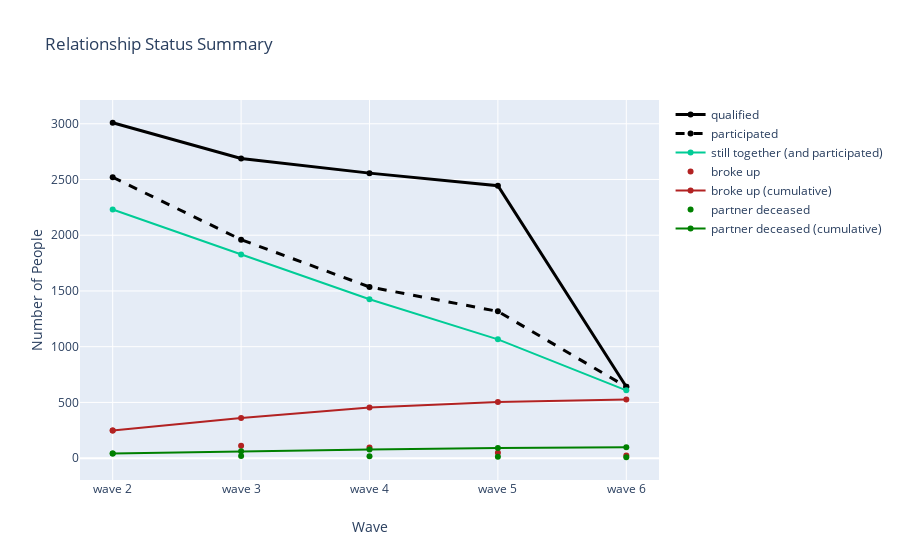

The code cell stored with this chart in its notebook:
### Code cell
fig = go.Figure()
fig.add_trace(go.Scatter(x=xaxis, y=qualified,
                    mode='lines+markers',
                    name='qualified',
                    line=dict(color='black', width=3)))
fig.add_trace(go.Scatter(x=xaxis, y=number_of_participants,
                    mode='lines+markers',
                    name='participated',
                    line=dict(color='black', width=3, 
                             dash = "dash")))
fig.add_trace(go.Scatter(x=xaxis, y=still_together,
                    mode='lines+markers',
                    name='still together (and participated)'))
fig.add_trace(go.Scatter(x=xaxis, y=broke_up,
                    mode='markers',
                    name='broke up',
                    line=dict(color='firebrick', width=2)))
fig.add_trace(go.Scatter(x=xaxis, y=broke_up_cumulative,
                    mode='lines+markers',
                    name='broke up (cumulative)',
                    line=dict(color='firebrick', width=2)))
fig.add_trace(go.Scatter(x=xaxis, y=partner_deceased,
                    mode='markers',
                    name='partner deceased',
                    line=dict(color='green', width=2)))
fig.add_trace(go.Scatter(x=xaxis, y=deceased_cumulative,
                    mode='lines+markers',
                    name='partner deceased (cumulative)',
                    line=dict(color='green', width=2)))
fig.update_layout(title='Relationship Status Summary',
                   xaxis_title='Wave',
                   yaxis_title='Number of People')
fig.show()

### Figure 1 — Plotly figure (JSON) as saved in the notebook; plotly's stock layout.template omitted (floating-point values rounded to 4 significant figures)
{"data": [{"line": {"color": "black", "width": 3}, "mode": "lines+markers", "name": "qualified", "type": "scatter", "x": ["wave 2", "wave 3", "wave 4", "wave 5", "wave 6"], "y": [3009, 2689, 2557, 2444, 640]}, {"line": {"color": "black", "dash": "dash", "width": 3}, "mode": "lines+markers", "name": "participated", "type": "scatter", "x": ["wave 2", "wave 3", "wave 4", "wave 5", "wave 6"], "y": [2520, 1960, 1536, 1317, 640]}, {"mode": "lines+markers", "name": "still together (and participated)", "type": "scatter", "x": ["wave 2", "wave 3", "wave 4", "wave 5", "wave 6"], "y": [2231, 1828, 1425, 1066, 608]}, {"line": {"color": "firebrick", "width": 2}, "mode": "markers", "name": "broke up", "type": "scatter", "x": ["wave 2", "wave 3", "wave 4", "wave 5", "wave 6"], "y": [248, 112, 95, 48, 24]}, {"line": {"color": "firebrick", "width": 2}, "mode": "lines+markers", "name": "broke up (cumulative)", "type": "scatter", "x": ["wave 2", "wave 3", "wave 4", "wave 5", "wave 6"], "y": [248, 360, 455, 503, 527]}, {"line": {"color": "green", "width": 2}, "mode": "markers", "name": "partner deceased", "type": "scatter", "x": ["wave 2", "wave 3", "wave 4", "wave 5", "wave 6"], "y": [41, 20, 16, 13, 8]}, {"line": {"color": "green", "width": 2}, "mode": "lines+markers", "name": "partner deceased (cumulative)", "type": "scatter", "x": ["wave 2", "wave 3", "wave 4", "wave 5", "wave 6"], "y": [41, 61, 77, 90, 98]}], "layout": {"title": {"text": "Relationship Status Summary"}, "xaxis": {"title": {"text": "Wave"}}, "yaxis": {"title": {"text": "Number of People"}}}}
